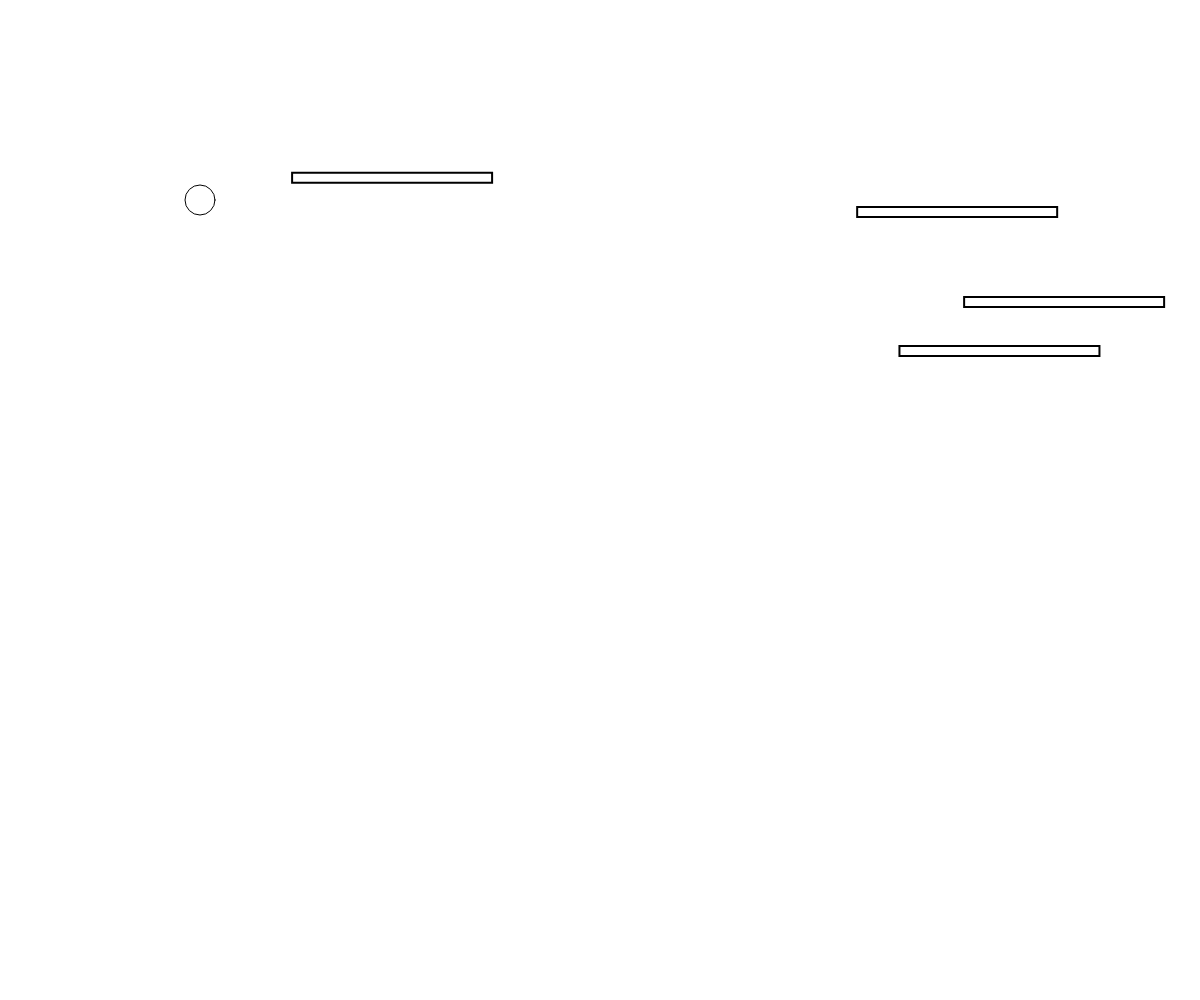
Frame 1 (no input)
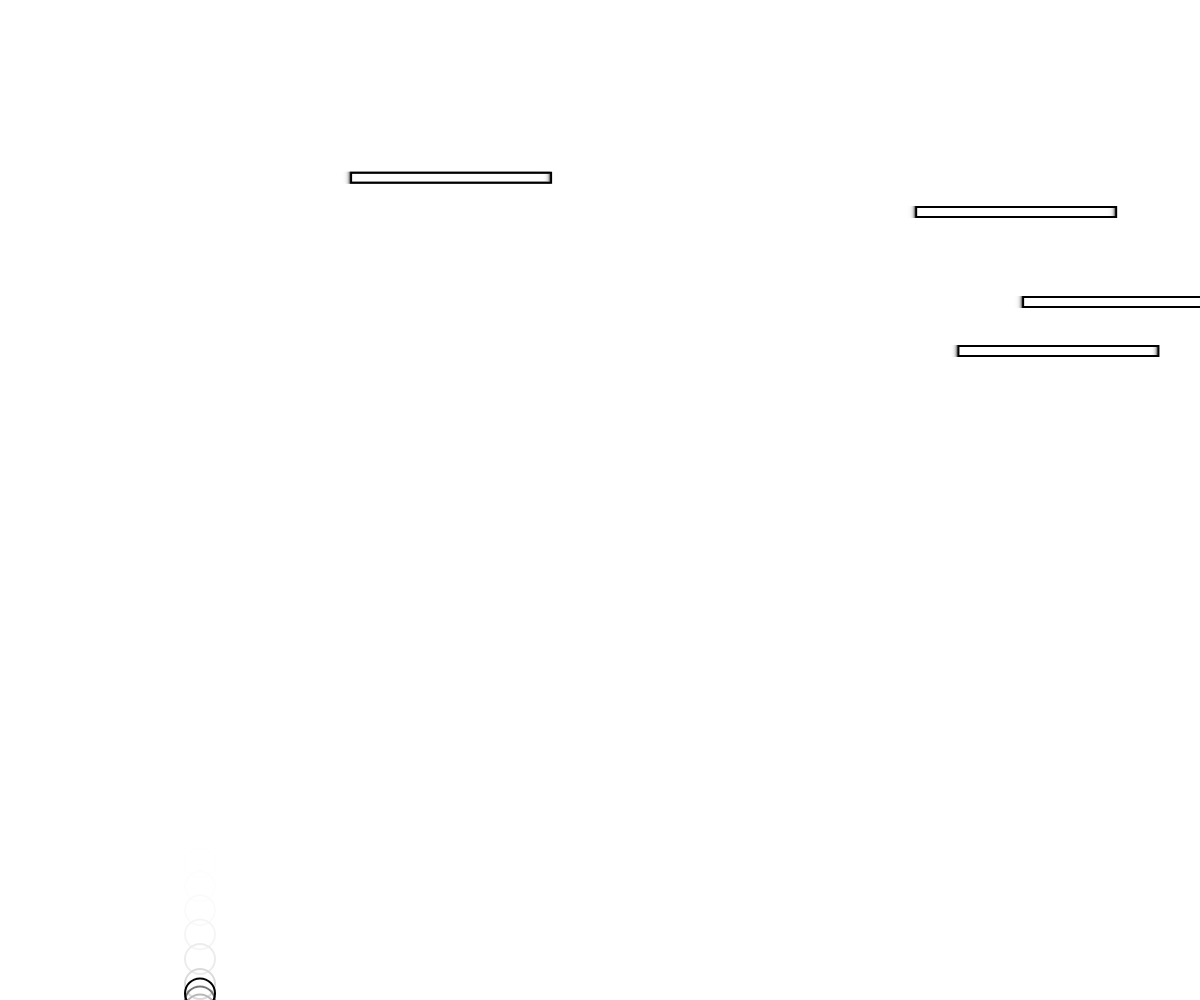
Frame 60 (no input)
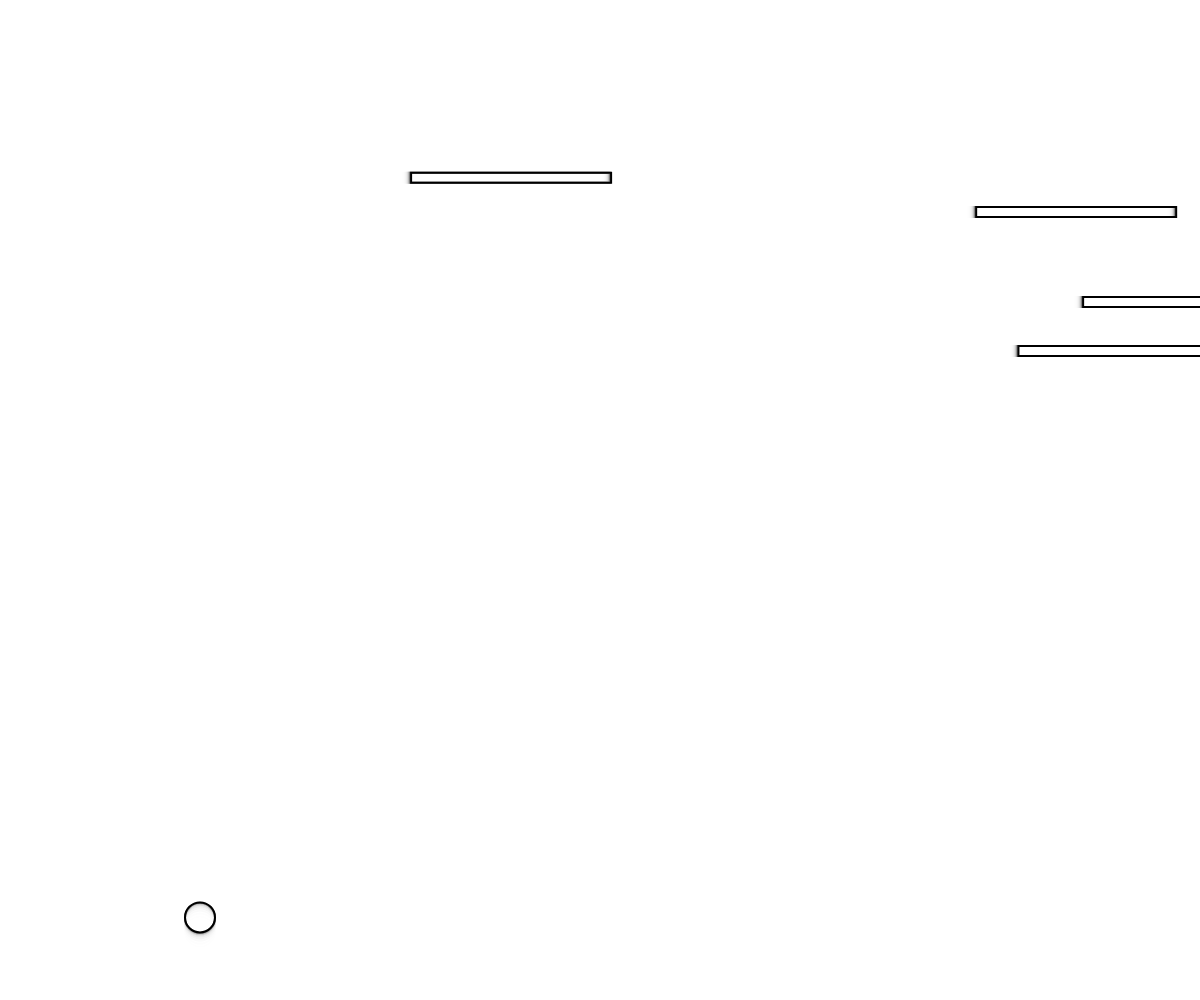
Frame 120 (the mouse pressed at the canvas centre since frame 60)

The p5.js sketch that drew these frames (run headless with seeded random() and noise() and a simulated clock; from frame 60 on, the mouse is pressed at the canvas centre):

// p5.js sketch
// ── sketch.js

//Made by @Slurp1e, James B

var player_left_pressed = false;
var player_right_pressed = false;

//Define Platform Objects
var platform = {
  x: 200,
  y: 200,
  dir: 0,
  display: function(){
    rect(this.x, this.y, 200, 10);
    if (this.dir == 0){
      this.x += 1;
    }
    else {
      this.x -= 1;
    }
    
    if (this.x >= width){
      this.dir = 1;
    } else if (this.x <= 0){
      this.dir = 0;
    }
  }
}

var platform_2 = {
  x: 300,
  y: 450,
  dir: 0,
  display: function(){
    rect(this.x, this.y, 200, 10);
    
    if (this.dir == 0){
      this.x += 1;
    }
    else {
      this.x -= 1;
    }
    
    if (this.x >= width){
      this.dir = 1;
    } else if (this.x <= 0){
      this.dir = 0;
    }
  }
}
var platform_3 = {
  x: 300,
  y: 450,
  dir: 0,
  display: function(){
    rect(this.x, this.y, 200, 10);
    
    if (this.dir == 0){
      this.x += 1;
    }
    else {
      this.x -= 1;
    }
    
    if (this.x >= width){
      this.dir = 1;
    } else if (this.x <= 0){
      this.dir = 0;
    }
  }
}
var platform_4 = {
  x: 300,
  y: 450,
  dir: 0,
  display: function(){
    rect(this.x, this.y, 200, 10);
    
    if (this.dir == 0){
      this.x += 1;
    }
    else {
      this.x -= 1;
    }
    
    if (this.x >= width){
      this.dir = 1;
    } else if (this.x <= 0){
      this.dir = 0;
    }
  }
}

//Define Player Object
var player = {
  x: 200,
  y: 200,
  vel: 3,
  acc: 0.4,
  
  xvel: 0,
  xacc: 0.3,
  
  display: function(){
    ellipse(this.x, this.y, 30);
    this.y += this.vel;
    this.vel += this.acc;
    noFill();
    strokeWeight(2);
    
    if (this.y >= height){
      this.vel = -8; 
    }
    
    if (player_left_pressed){
      this.x -= 5; 
    }
    if (player_right_pressed){
      this.x += 5; 
    }
    
    this.x += this.xvel; 
    
    if (this.x >= width){
      this.xvel = -12;
    }
    if (this.x <= 0){
      this.xvel = 12;
    }
    
    if (this.xvel < 0){
      this.xvel += 0.5; 
    }
    if (this.xvel > 0){
      this.xvel -= 0.5;
    }
    
    if (this.y <= 0){
      this.vel = 15; 
    }
    
    //Collision
    
    if (this.x >= platform.x && this.x <= platform.x+200 && this.y <= platform.y && this.y >= platform.y - 20){
      this.vel = -11;
    }
    
    if (this.x >= platform_2.x && this.x <= platform_2.x+200 && this.y <= platform_2.y && this.y >= platform_2.y - 20){
      this.vel = -11;
    }
    if (this.x >= platform_3.x && this.x <= platform_3.x+200 && this.y <= platform_3.y && this.y >= platform_3.y - 20){
      this.vel = -11;
    }
    
    if (this.x >= platform_4.x && this.x <= platform_4.x+200 && this.y <= platform_4.y && this.y >= platform_4.y - 20){
      this.vel = -11;
    }
    
  },
}

//Set Random Positions For Platforms
function setup() {
  createCanvas(windowWidth, windowHeight);
  
  platform.x = random(0, width);
  platform.y = random(0, height);
  platform_2.x = random(0, width);
  platform_2.y = random(0, height);
  platform_3.x = random(0, width);
  platform_3.y = random(0, height);
  platform_4.x = random(0, width);
  platform_4.y = random(0, height);
}

//Render Platforms and Player
function draw() {
  background(256, 120);
  player.display();
  platform.display();
  platform_2.display();
  platform_3.display();
  platform_4.display();
}

//Movement
function keyPressed(){
  if(key==' '){
    player.vel = -8; 
  }
  
  if (key == 'a' || key == 'A'){
    player_left_pressed = true;
  }
  
  if (key == 'd' || key == 'D'){
    player_right_pressed = true;
  }
}

function keyReleased(){
   if (key == 'a' || key == 'A'){
    player_left_pressed = false;
  }
  
  if (key == 'd' || key == 'D'){
    player_right_pressed = false;
  }
}
